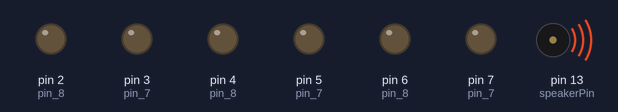
This sketch was run on a simulated Arduino Uno, built with avr-gcc and run on an emulated ATmega328P. Parts: output pins drawn as LEDs (lit = HIGH), buzzer (waves = sounding). Pins used as bus, display or sensor lines are not drawn.

Above: at 0.17 s.
At 1.1 s:
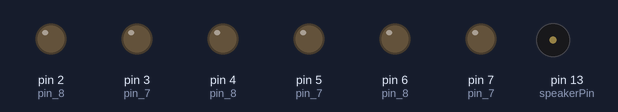
At 10.77 s:
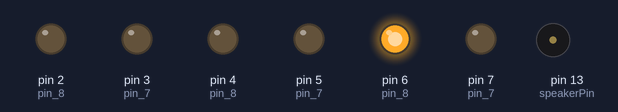
At 20.5 s:
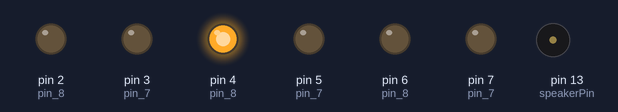
At 30.22 s:
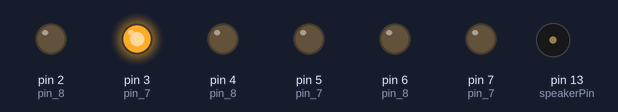
At 39.84 s:
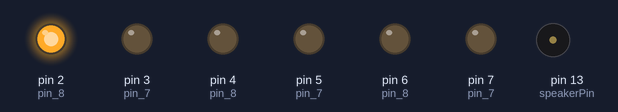
Timing chart, 0 to 40.0 s (numbered marks = the images above):
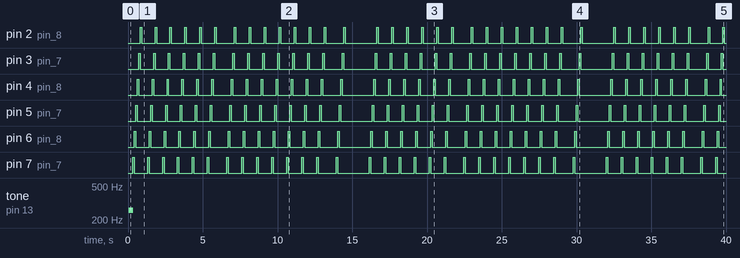

Measured:
- by itself, tone on pin 13 (speakerPin): silent → 261 Hz at 0.05 s, → silent 0.32 s later
- by itself, pin 2 (pin_8), pin 3 (pin_7), pin 4 (pin_8), pin 5 (pin_7), pin 6 (pin_8), pin 7 (pin_7): moves between LOW and HIGH, repeating every 15.8 s

The sketch:

FlipFLop_Melody.ino
```cpp
/* Melody
 * (cleft) 2005 D. Cuartielles for K3
 *
 * This example uses a piezo speaker to play melodies.  It sends
 * a square wave of the appropriate frequency to the piezo, generating
 * the corresponding tone.
 *
 * The calculation of the tones is made following the mathematical
 * operation:
 *
 *       timeHigh = period / 2 = 1 / (2 * toneFrequency)
 *
 * where the different tones are described as in the table:
 *
 * note   frequency   period  timeHigh
 * c          261 Hz          3830  1915
 * d          294 Hz          3400  1700
 * e          329 Hz          3038  1519
 * f          349 Hz          2864  1432
 * g          392 Hz          2550  1275
 * a          440 Hz          2272  1136
 * b          493 Hz          2028  1014
 * C          523 Hz          1912  956
 *
 * http://www.arduino.cc/en/Tutorial/Melody
 */

int speakerPin = 13;

int length = 15; // the number of notes
char notes[] = "ccggaagffeeddc "; // a space represents a rest
int beats[] = { 1, 1, 1, 1, 1, 1, 2, 1, 1, 1, 1, 1, 1, 2, 4 };
int tempo = 300;

void setup()    // dijalankan sekali
{
  	pinMode(speakerPin, OUTPUT);
    pinMode(7, OUTPUT);    // pin 7(led Putih) sebagai digital output
    pinMode(6, OUTPUT);    // pin 8(led Merah) sebagai digital output
   	pinMode(5, OUTPUT);    // pin 7(led Biru) sebagai digital output
    pinMode(4, OUTPUT);    // pin 8(led Oranye) sebagai digital output
   	pinMode(3, OUTPUT);    // pin 7(led Kuning) sebagai digital output
    pinMode(2, OUTPUT);    // pin 8(led Hijau) sebagai digital output
}

void playTone(int tone, int duration) {
  for (long i = 0; i < duration * 1000L; i += tone * 2) {
    digitalWrite(speakerPin, HIGH);
    delayMicroseconds(tone);
    digitalWrite(speakerPin, LOW);
    delayMicroseconds(tone);
  }
}

void playNote(char note, int duration) {
  char names[] = { 'c', 'd', 'e', 'f', 'g', 'a', 'b', 'C' };
  int tones[] = { 1915, 1700, 1519, 1432, 1275, 1136, 1014, 956 };

  // play the tone corresponding to the note name
  for (int i = 0; i < 8; i++) {
    if (names[i] == note) {
      playTone(tones[i], duration);
    }
  }
}

void loop() {
  for (int i = 0; i < length; i++) {
    if (notes[i] == ' ') {
      delay(beats[i] * tempo); // rest
    } else {
      playNote(notes[i], beats[i] * tempo);
      	led1();
    	led2();
    	led3();
  		led4();
   		led5();
    	led6();
      	off();
    }
    // pause between notes
    delay(tempo / 10000);
  }
}

void led1(){
 	digitalWrite(7, HIGH); // Led Putih nyala
    digitalWrite(6, LOW);  // Led Merah mati
  	digitalWrite(5, LOW);  // Led Biru mati
    digitalWrite(4, LOW);  // Led Oranye mati
  	digitalWrite(3, LOW);  // Led Kuning mati
    digitalWrite(2, LOW);  // Led Hijau mati
    delay(100);           // Tunggu selama 100 millisecond
}

void led2(){
  	digitalWrite(7, LOW);  // Led Putih mati
    digitalWrite(6, HIGH); // Led Merah nyala
  	digitalWrite(5, LOW);  // Led Biru mati
    digitalWrite(4, LOW);  // Led Oranye mati
  	digitalWrite(3, LOW);  // Led Kuning mati
    digitalWrite(2, LOW);  // Led Hijau mati
    delay(100);           // Tunggu selama 100 millisecond
}

void led3(){
  	digitalWrite(7, LOW);  // Led Putih mati
    digitalWrite(6, LOW);  // Led Merah mati
  	digitalWrite(5, HIGH); // Led Biru nyala
    digitalWrite(4, LOW);  // Led Oranye mati
  	digitalWrite(3, LOW);  // Led Kuning mati
    digitalWrite(2, LOW);  // Led Hijau mati
    delay(100);           // Tunggu selama 100 millisecond
}

void led4(){
  	digitalWrite(7, LOW);  // Led Putih mati
    digitalWrite(6, LOW);  // Led Merah mati
  	digitalWrite(5, LOW);  // Led Biru mati
    digitalWrite(4, HIGH); // Led Oranye nyala
  	digitalWrite(3, LOW);  // Led Kuning mati
    digitalWrite(2, LOW);  // Led Hijau mati
    delay(100);           // Tunggu selama 100 millisecond
}

void led5(){
  	digitalWrite(7, LOW);  // Led Putih mati
    digitalWrite(6, LOW);  // Led Merah mati
  	digitalWrite(5, LOW);  // Led Biru mati
    digitalWrite(4, LOW);  // Led Oranye mati
  	digitalWrite(3, HIGH); // Led Kuning nyala
    digitalWrite(2, LOW);  // Led Hijau mati
    delay(100);           // Tunggu selama 100 millisecond
}

void led6(){
  	digitalWrite(7, LOW);  // Led Putih mati
    digitalWrite(6, LOW);  // Led Merah mati
  	digitalWrite(5, LOW);  // Led Biru mati
    digitalWrite(4, LOW);  // Led Oranye mati
  	digitalWrite(3, LOW);  // Led Kuning mati
    digitalWrite(2, HIGH); // Led Hijau nyala
    delay(100);           // Tunggu selama 100 millisecond
}

void off(){
  	digitalWrite(7, LOW);  // Led Putih mati
    digitalWrite(6, LOW);  // Led Merah mati
  	digitalWrite(5, LOW);  // Led Biru mati
    digitalWrite(4, LOW);  // Led Oranye mati
  	digitalWrite(3, LOW);  // Led Kuning mati
    digitalWrite(2, LOW);  // Led Hijau mati
    delay(100);           // Tunggu selama 100 millisecond
	noTone(speakerPin);
}
```
